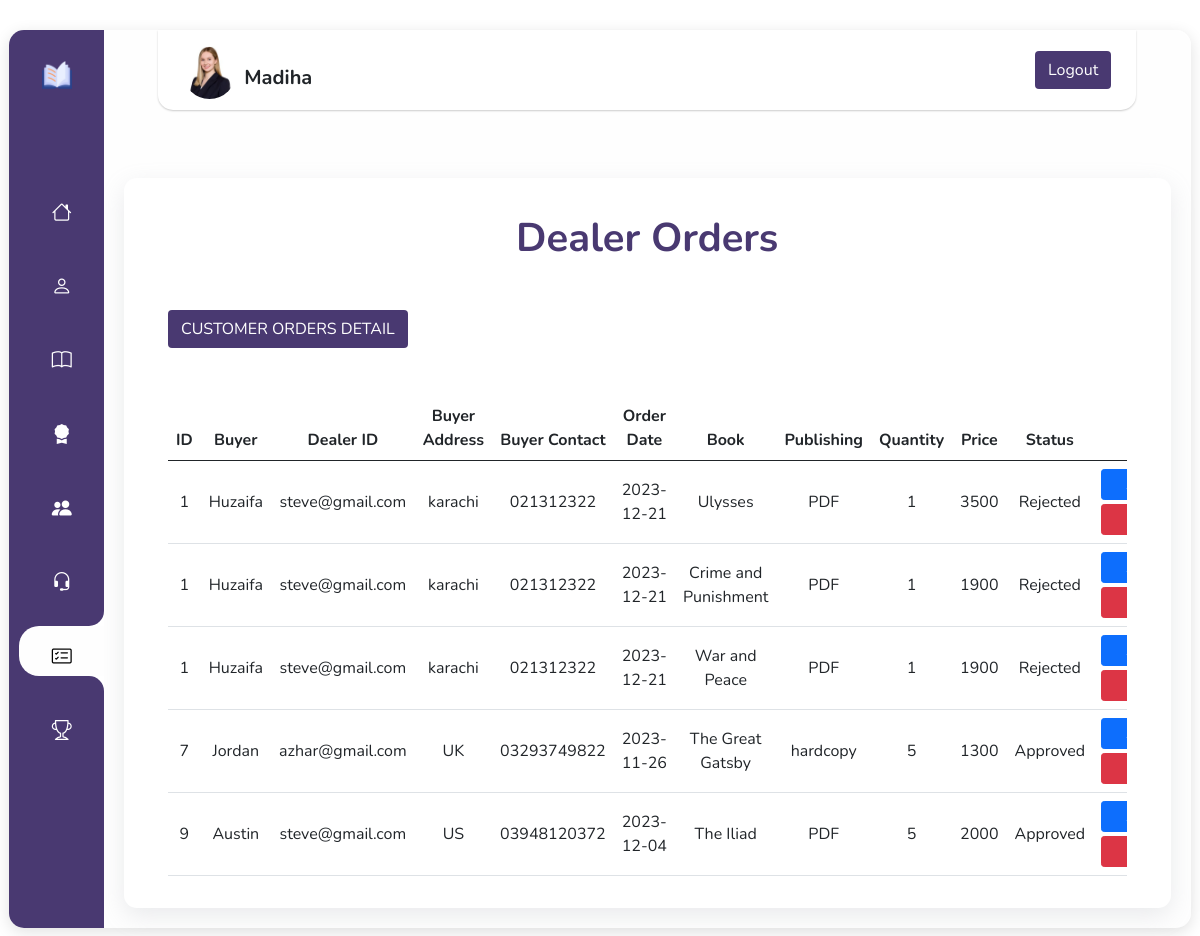
The page /dashboard/dealerorder.php (signed in) on the database its author committed.
### tables this page shows
CREATE TABLE `order_manager` (
  `m_id` int(11) NOT NULL,
  `name` varchar(250) DEFAULT NULL,
  `address` varchar(250) DEFAULT NULL,
  `contact` varchar(250) DEFAULT NULL,
  `order_date` date DEFAULT NULL,
  `status` varchar(250) DEFAULT 'pending',
  `customer_id` int(11) NOT NULL,
  `dealer_id` int(11) NOT NULL
);

CREATE TABLE `dealer` (
  `u_id` int(11) NOT NULL,
  `u_name` varchar(250) DEFAULT NULL,
  `u_password` varchar(250) DEFAULT NULL,
  `u_address` varchar(250) DEFAULT NULL,
  `u_contact` varchar(250) DEFAULT NULL,
  `u_img` varchar(250) DEFAULT NULL,
  `u_email` varchar(250) DEFAULT NULL
);

CREATE TABLE `book_detail` (
  `b_id` int(11) NOT NULL,
  `b_name` varchar(250) DEFAULT NULL,
  `b_description` varchar(250) DEFAULT NULL,
  `b_author` varchar(250) DEFAULT NULL,
  `b_price` int(11) DEFAULT NULL,
  `thumbnail_img` varchar(250) DEFAULT NULL,
  `b_category` int(11) DEFAULT NULL,
  `b_file` varchar(250) DEFAULT NULL
);

CREATE TABLE `publishing_category` (
  `p_id` int(11) NOT NULL,
  `p_name` varchar(250) DEFAULT NULL,
  `p_price` int(11) DEFAULT NULL
);

CREATE TABLE `order_details` (
  `o_id` int(11) DEFAULT NULL,
  `book_id` int(11) DEFAULT NULL,
  `p_category` int(11) DEFAULT NULL,
  `quantity` int(11) DEFAULT NULL,
  `price` int(11) DEFAULT NULL
);

### dashboard/adminsession.php (called while the page is built, shortened)
<?php
include 'conn.php';
if(isset($_SESSION['adminid'])){
    $id = $_SESSION['adminid'];
    $query = "SELECT * FROM admins WHERE a_id = $id";
    $runn = mysqli_query($conn , $query);
    $rows = mysqli_fetch_array($runn);
    $user = $rows['a_name'];
}
else
header('location:adminlogin.php');
?>

### dashboard/dealerorder.php (the view, shortened to what this page needs)
<?php
    include "conn.php";
    include 'adminsession.php';
    ?>
<!DOCTYPE html>
<html lang="en">
<head>
    <link rel="stylesheet" href="https://cdn.jsdelivr.net/npm/bootstrap@5.0.2/dist/css/bootstrap.min.css">
    <link rel="stylesheet" href="https://cdn.jsdelivr.net/npm/bootstrap-icons@1.11.2/font/bootstrap-icons.min.css">
    <link rel="stylesheet" href="https://stackpath.bootstrapcdn.com/font-awesome/4.7.0/css/font-awesome.min.css">
</head>
<body>
<main>
      <nav class="main-menu">
        <a href="../index.php"> <img class="sidelogo" src="images/book.png" alt="" /></a>
        <br><br><br>
       <div  class="row">
        <ul class="col">
          <li class="nav-item ">
            <a href="dashboard.php">
              <i class="bi bi-house nav-icon"></i>
            </a>
          </li>
          <br>
          <li class="nav-item">
            <a href="book.php">
              <i class="bi bi-person nav-icon"></i>
            </a>
          </li>
<br>
          <li class="nav-item">
            <a href="publishbk.php">
              <i class="bi bi-book nav-icon"></i>
            </a>
          </li>
<br>
          <li class="nav-item">
            <a href="complist.php">
              <i class="bi bi-award-fill nav-icon"></i>
            </a>
          </li>
<br>
          <li class="nav-item ">
            <a href="customer.php">
              <i class="bi bi-people-fill nav-icon"></i>
            </a>
          </li>
<br>
          <li class="nav-item">
            <a href="dealer.php">
              <i class="bi bi-headset nav-icon"></i>
            </a>
          </li>
          <br>
          <li class="nav-item active">
            <b></b>
            <b></b>
            <a href="orders.php">
            <i class="bi bi-card-checklist nav-icon"></i>
            </a>
          </li>
          <br>
          <li class="nav-item">
            <a href="winners.php">
            <i class="bi bi-trophy nav-icon"></i>
            </a>
          </li>
        </ul>
        </div>
      </nav>
    <header>
        <div class="nav-wrapper">
            <div class="logo-container">
            <img class="rounded-circle mt-1" src="<?php echo "images/" . $rows['a_img'] ?>" width="53">
            <h5 class="text-center text-dark mt-4 mx-2 fw-bolder">
              <?php echo $user; ?>
            </h5>
            </div>
            <nav>
            <a href="adminlogout.php" class="btn btncolor" tabindex="-1" role="button" aria-disabled="true">Logout</a>
          </nav>
          </div>
          <br><br>
          <section>
          <h1 class="text-center fw-bold" style="color: rgb(73, 57, 113);"7>Dealer Orders</h1>
        <div class="container mt-5">
            <a class="btn btncolor" data-bs-theme="dark" href="orders.php">CUSTOMER ORDERS DETAIL</a>
            <div class="table-responsive">
            <table class="table mt-5 text-center align-middle">
                    <thead>
                        <tr>
                            <th>ID</th>
                            <th>Buyer</th>
                            <th>Dealer ID</th>
                            <th>Buyer Address</th>
                            <th>Buyer Contact</th>
                            <th>Order Date</th>
                            <th>Book</th>
                            <th>Publishing</th>
                            <th>Quantity</th>
                            <th>Price</th>
                            <th>Status</th>
                            <th>Action</th>
                        </tr>
                    </thead>
                    <tbody>
                    <?php
                         $query = "SELECT order_manager.* , order_details.* , book_detail.b_name , dealer.u_email , publishing_category.p_name  from order_manager INNER JOIN order_details ON order_manager.m_id = order_details.o_id INNER JOIN book_detail ON order_details.book_id = book_detail.b_id INNER JOIN dealer ON order_manager.dealer_id = dealer.u_id INNER JOIN publishing_category ON order_details.p_category = publishing_category.p_id";
                        $runn = mysqli_query($conn, $query);
                        if (mysqli_num_rows($runn)) {
                          while ($rows = mysqli_fetch_array($runn)) {
                            ?>
                            <tr>
                              <td class="col-0">
                                <?php echo $rows['m_id'] ?>
                              </td>
                              <td class="col-0">
                                <?php echo $rows['name'] ?>
                              </td>
                              <td class="col-0">
                                <?php echo $rows['u_email'] ?>
                              </td>
                              <td class="col-1">
                                <?php echo $rows['address'] ?>
                              </td>
                              <td class="col-0">
                                <?php echo $rows['contact'] ?>
                              </td>
                              <td class="col-0">
                                <?php echo $rows['order_date'] ?>
                              </td>
                              <td class="col-0">
                                <?php echo $rows['b_name'] ?>
                              </td>
                              <td class="col-1">
                                <?php echo $rows['p_name'] ?>
                              </td>
                              <td class="col-1">
                                <?php echo $rows['quantity']?>
                              </td>
                              <td class="col-1">
                                <?php echo $rows['price']?>
                              </td>
                              <td class="col-1">
                                <?php echo $rows['status']?>
                              </td>
                              <td>
                               <a class="btn btn-primary px-4 btn-sm" href="orderedit.php?id=<?php echo $rows['m_id']?>"> Approved </a>
<br>
                               <a class="btn btn-danger px-4 btn-sm w-100 mt-1" href="orderreject.php?id=<?php echo $rows['m_id']?>"> Reject </a>
                 </td>
                            </tr>
                            <?php
                          }
                        }
                        ?>
                              </tbody>
                </table>
                </div>
        </div>
          </section>
      </header>
      </main>
</body>
</html>

### dashboard/dealerorder.php (style rules this page uses)
*, *::before, *::after { box-sizing: border-box; padding: 0; margin: 0; }
nav { user-select: none; -webkit-user-select: none; -moz-user-select: none; -ms-user-select: none; -o-user-select: none; }
nav ul, nav ul li { outline: 0; }
nav ul li a { text-decoration: none; }
body { font-family: "Nunito", sans-serif; display: flex; align-items: center; justify-content: center; min-height: 100vh; background-image: url(images/); background-repeat: no-repeat; background-size: cover; }
main { display: grid; grid-template-columns: 13% 87%; min-height: 100vh; width: 100%; margin: 40px; background: rgb(254, 254, 254); box-shadow: 0 0.5px 0 1px rgba(255, 255, 255, 0.23) inset, 0 1px 0 0 rgba(255, 255, 255, 0.66) inset, 0 4px 16px rgba(0, 0, 0, 0.12); border-radius: 15px; z-index: 10; }
.main-menu { overflow: hidden; background: rgb(73, 57, 113); padding-top: 10px; border-radius: 15px 0 0 15px; font-family: "Roboto", sans-serif; }
.sidelogo { display: none; }
.nav-item { position: relative; display: block; }
.nav-item a { position: relative; display: flex; flex-direction: row; align-items: center; justify-content: center; color: #fff; font-size: 1rem; padding: 15px 0; margin-left: 10px; border-top-left-radius: 20px; border-bottom-left-radius: 20px; }
.nav-item b:nth-child(1) { position: absolute; top: -15px; height: 15px; width: 100%; background: #fff; display: none; }
.nav-item b:nth-child(1)::before { content: ""; position: absolute; top: 0; left: 0; width: 100%; height: 100%; border-bottom-right-radius: 20px; background: rgb(73, 57, 113); }
.nav-item b:nth-child(2) { position: absolute; bottom: -15px; height: 15px; width: 100%; background: #fff; display: none; }
.nav-item b:nth-child(2)::before { content: ""; position: absolute; top: 0; left: 0; width: 100%; height: 100%; border-top-right-radius: 20px; background: rgb(73, 57, 113); }
.nav-item.active b:nth-child(1), .nav-item.active b:nth-child(2) { display: block; }
.nav-item.active a { text-decoration: none; color: #000; background: rgb(254, 254, 254); }
.nav-icon { width: 60px; height: 20px; font-size: 20px; text-align: center; }
@media (max-width: 1500px) { main { grid-template-columns: 6% 94%; } }
@media (max-width: 1500px) { .sidelogo { display: block; width: 30px; margin: 20px auto; } }
@media (max-width: 1310px) { main { grid-template-columns: 8% 92%; margin: 30px; } }
h1 { margin: 20px 0; color: #fff; }
.nav-wrapper { display: flex; position: relative; flex-direction: row; flex-wrap: nowrap; align-items: center; justify-content: space-between; margin: auto; width: 90%; height: 80px; border-radius: 0 0 15px 15px; padding: 0 25px; z-index: 2; background: #fff; box-shadow: 0 1px 2px rgba(0, 0, 0, 0.2); }
.logo-container { display: flex; justify-content: center; align-items: center; }
a { text-decoration: none; color: black; }
.btncolor { background: rgb(73, 57, 113); color: white; }
section { padding: 1rem 2rem; background-color: #fff; box-shadow: rgba(149, 157, 165, 0.2) 0px 8px 24px; border-radius: .8rem; }
section { margin: 20px; }

### rows shown on the page
order_manager: m_id "1", name "Huzaifa", dealer.u_email "steve@gmail.com", address "karachi", contact "021312322", order_date "2023-12-21", book_detail.b_name "Ulysses", publishing_category.p_name "PDF", order_details.quantity "1", order_details.price "3500", status "Rejected", book_detail.b_name "Crime and Punishment", order_details.price "1900", book_detail.b_name "War and Peace"
order_manager: m_id "7", name "Jordan", dealer.u_email "azhar@gmail.com", address "UK", contact "03293749822", order_date "2023-11-26", book_detail.b_name "The Great Gatsby", publishing_category.p_name "hardcopy", order_details.quantity "5", order_details.price "1300", status "Approved"
order_manager: m_id "9", name "Austin", dealer.u_email "steve@gmail.com", address "US", contact "03948120372", order_date "2023-12-04", book_detail.b_name "The Iliad", publishing_category.p_name "PDF", order_details.quantity "5", order_details.price "2000", status "Approved"

### other values the page prints
$user "Madiha"
